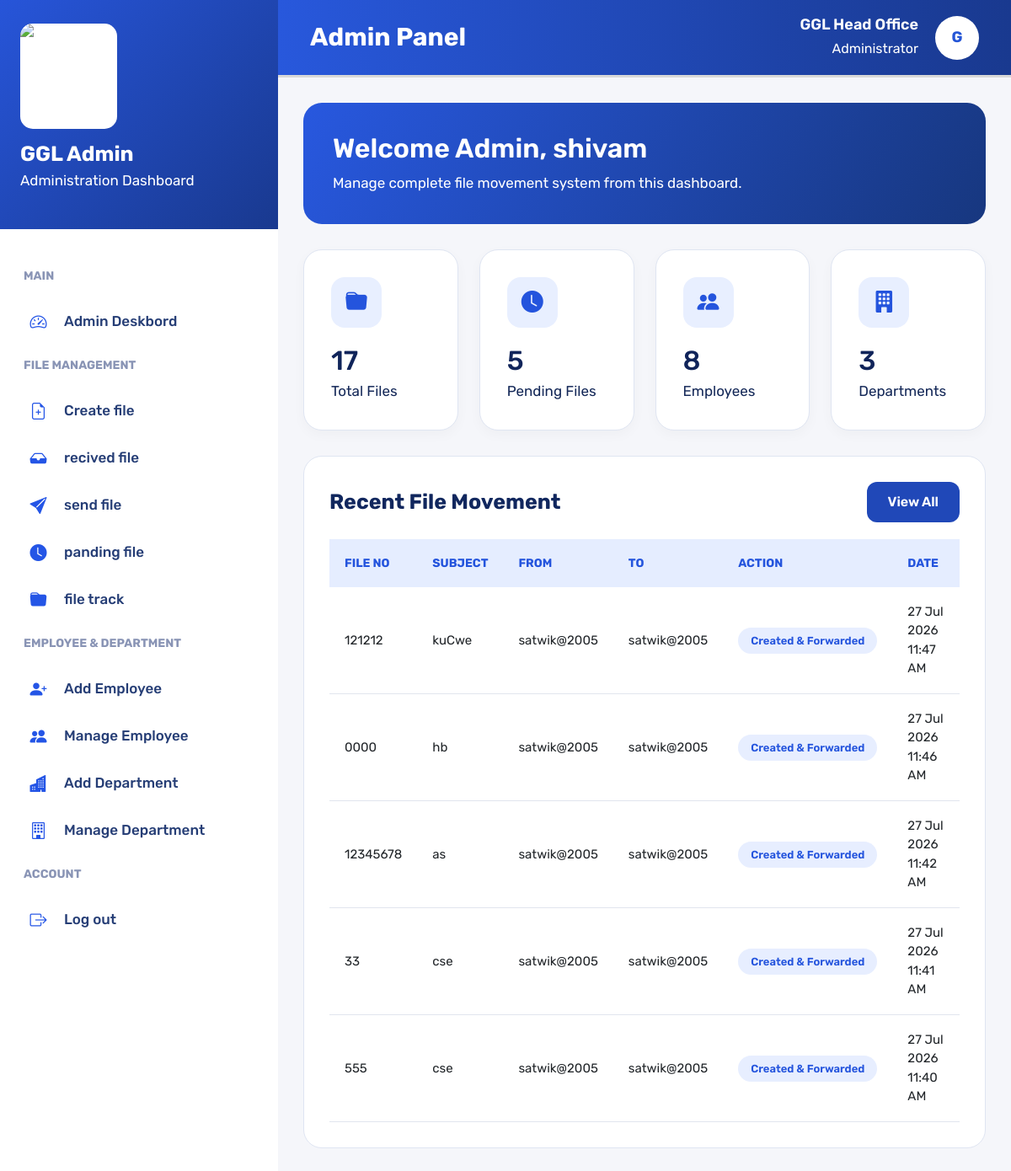
Page /dashboard/ (signed in) on the earlier database version.
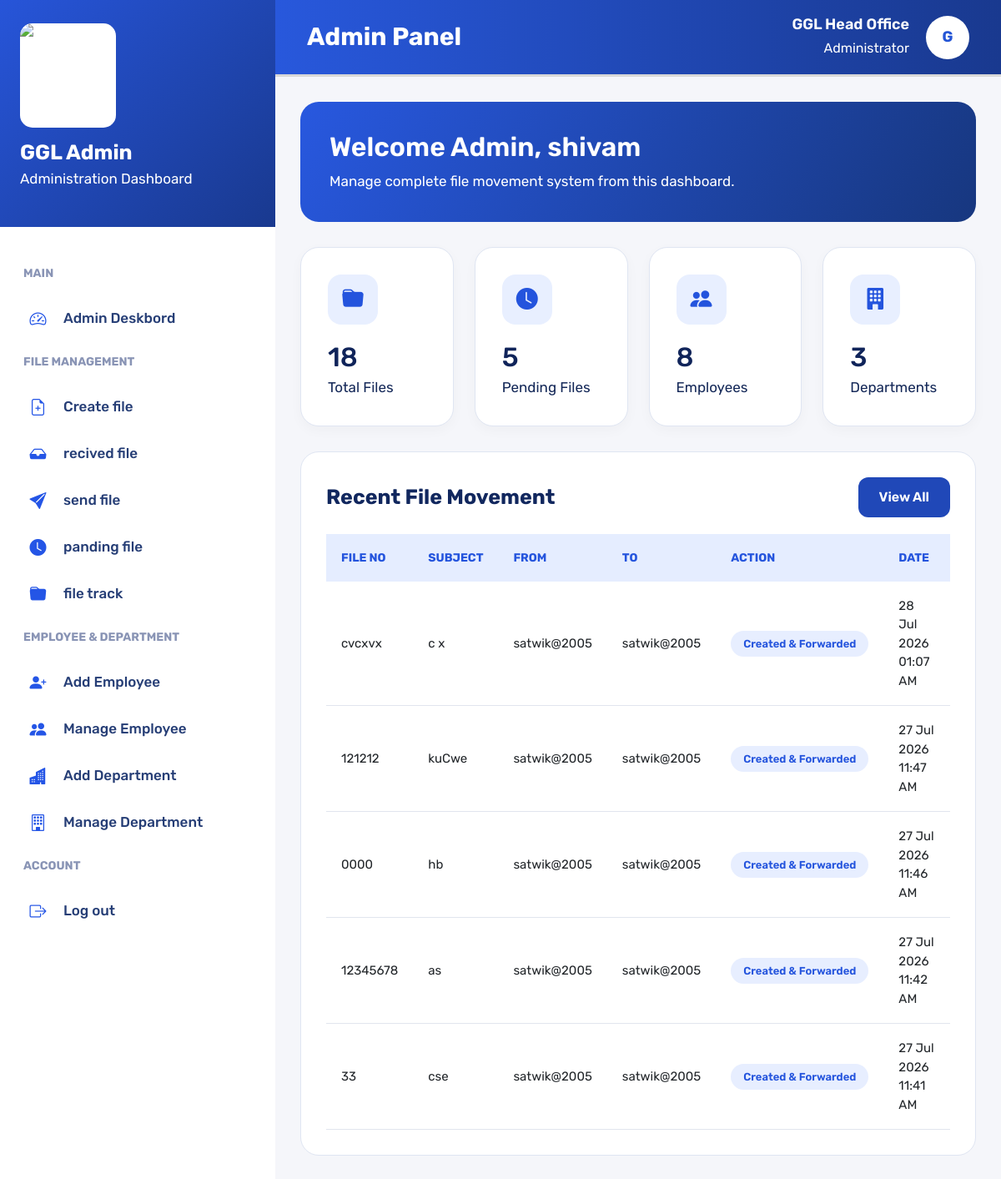
Same page on the later database version.
### myapp/models.py (models this page shows, shortened)
class Fileupload(models.Model):
    file_no = models.CharField(max_length=100, unique=True)
    subject = models.CharField(max_length=255)
    priority = models.CharField(max_length=50)
    create_user = models.CharField(max_length=100, null=True, blank=True)
    departments = models.CharField(max_length=100, null=True, blank=True)
    current_user = models.CharField(max_length=100, null=True, blank=True)
    file = models.FileField(upload_to='uploads/', null=True, blank=True)
    description = models.TextField(null=True, blank=True)
    remarks = models.TextField(null=True, blank=True)
    status = models.CharField(max_length=20, default='Pending')
    created_at = models.DateTimeField(auto_now_add=True)

### myapp/views.py (the view)
# urls.py: path('dashboard/', views.dashboard, name='dashboard'),
@cache_control(no_cache=True, must_revalidate=True, no_store=True)
def dashboard(request):
    if 'adminid' not in request.session:
        return redirect('adminlogin')
    total_files = Fileupload.objects.count()
    pending_files = Fileupload.objects.filter(status='Pending').count()
    total_employees = Employee.objects.count()
    total_departments = adddepartment.objects.count()
    recent_files = Fileupload.objects.all().order_by('-created_at')[:5]
    return render(
        request,
        'admin/dashboard.htm',
        {
            'total_files': total_files,
            'pending_files': pending_files,
            'total_employees': total_employees,
            'total_departments': total_departments,
            'recent_files': recent_files
        }
    )

### myapp/templates/admin/dashboard.htm (shortened to what this page needs)
{% extends 'admin/adminlayout.htm' %}
{% block admin %}
<div class="dashboard-wrapper">
    <div class="welcome-box">
        <h2>Welcome Admin, {{ request.session.adminusername|default:"GGL Head Office" }}</h2>
        <p>
            Manage complete file movement system from this dashboard.
        </p>
    </div>
    <div class="dashboard-cards">
        <div class="dashboard-card">
            <div class="card-icon">
                <i class="bi bi-folder-fill"></i>
            </div>
            <h2>{{ total_files }}</h2>
            <p>Total Files</p>
        </div>
        <div class="dashboard-card">
            <div class="card-icon">
                <i class="bi bi-clock-fill"></i>
            </div>
            <h2>{{ pending_files }}</h2>
            <p>Pending Files</p>
        </div>
        <div class="dashboard-card">
            <div class="card-icon">
                <i class="bi bi-people-fill"></i>
            </div>
            <h2>{{ total_employees }}</h2>
            <p>Employees</p>
        </div>
        <div class="dashboard-card">
            <div class="card-icon">
                <i class="bi bi-building-fill"></i>
            </div>
            <h2>{{ total_departments }}</h2>
            <p>Departments</p>
        </div>
    </div>
    <div class="recent-box">
        <div class="recent-header">
            <h3>Recent File Movement</h3>
            <a href="{% url 'ab_file_upload' %}" class="view-btn">
                View All
            </a>
        </div>
        <div style="overflow-x:auto;">
            <table class="file-table">
                <thead>
                    <tr>
                        <th>File No</th>
                        <th>Subject</th>
                        <th>From</th>
                        <th>To</th>
                        <th>Action</th>
                        <th>Date</th>
                    </tr>
                </thead>
                <tbody>
                    {% for data in recent_files %}
                    <tr>
                        <td>{{ data.file_no }}</td>
                        <td>{{ data.subject }}</td>
                        <td>{{ data.create_user }}</td>
                        <td>
                            {% if data.current_user %}
                            {{ data.current_user }}
                            {% else %}
                            &ndash;
                            {% endif %}
                        </td>
                        <td>
                            <span class="action-badge">
                                Created & Forwarded
                            </span>
                        </td>
                        <td>
                            {{ data.created_at|date:"d M Y h:i A" }}
                        </td>
                    </tr>
                    {% empty %}
                    <tr>
                        <td colspan="6" class="empty-message">
                            No Recent Files Found
                        </td>
                    </tr>
                    {% endfor %}
                </tbody>
            </table>
        </div>
    </div>
</div>
{% endblock %}

Differences in the rows shown:
no longer on this page (row unchanged): Fileupload: file_no "555", subject "cse", create_user "satwik@2005", current_user "satwik@2005", created_at "27 Jul 2026 11:40 AM"
added Fileupload: file_no "cvcxvx", subject "c x", create_user "satwik@2005", current_user "satwik@2005", created_at "28 Jul 2026 01:07 AM"
Other differences:
{{ total_files }}: "17" → "18"
